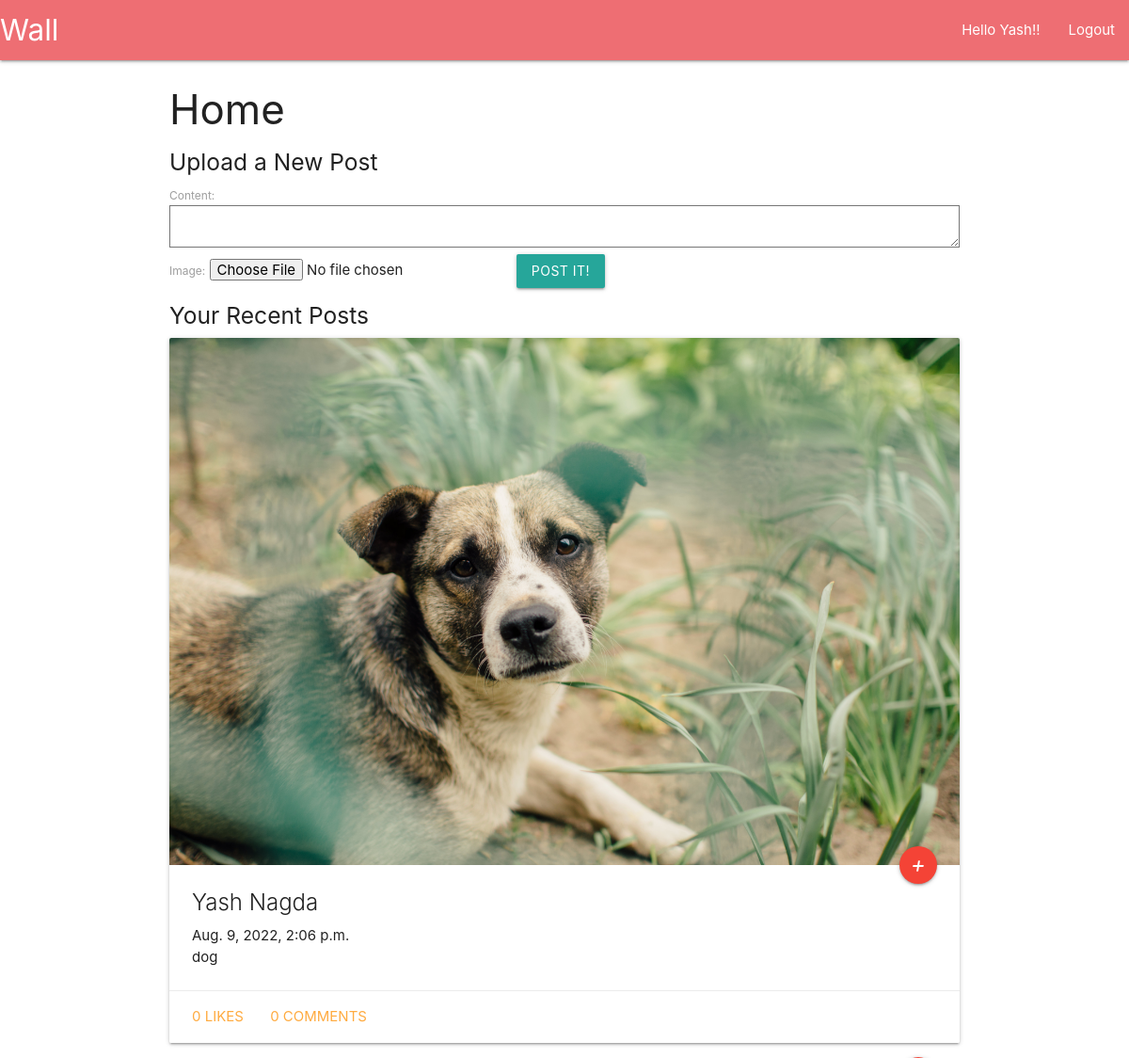
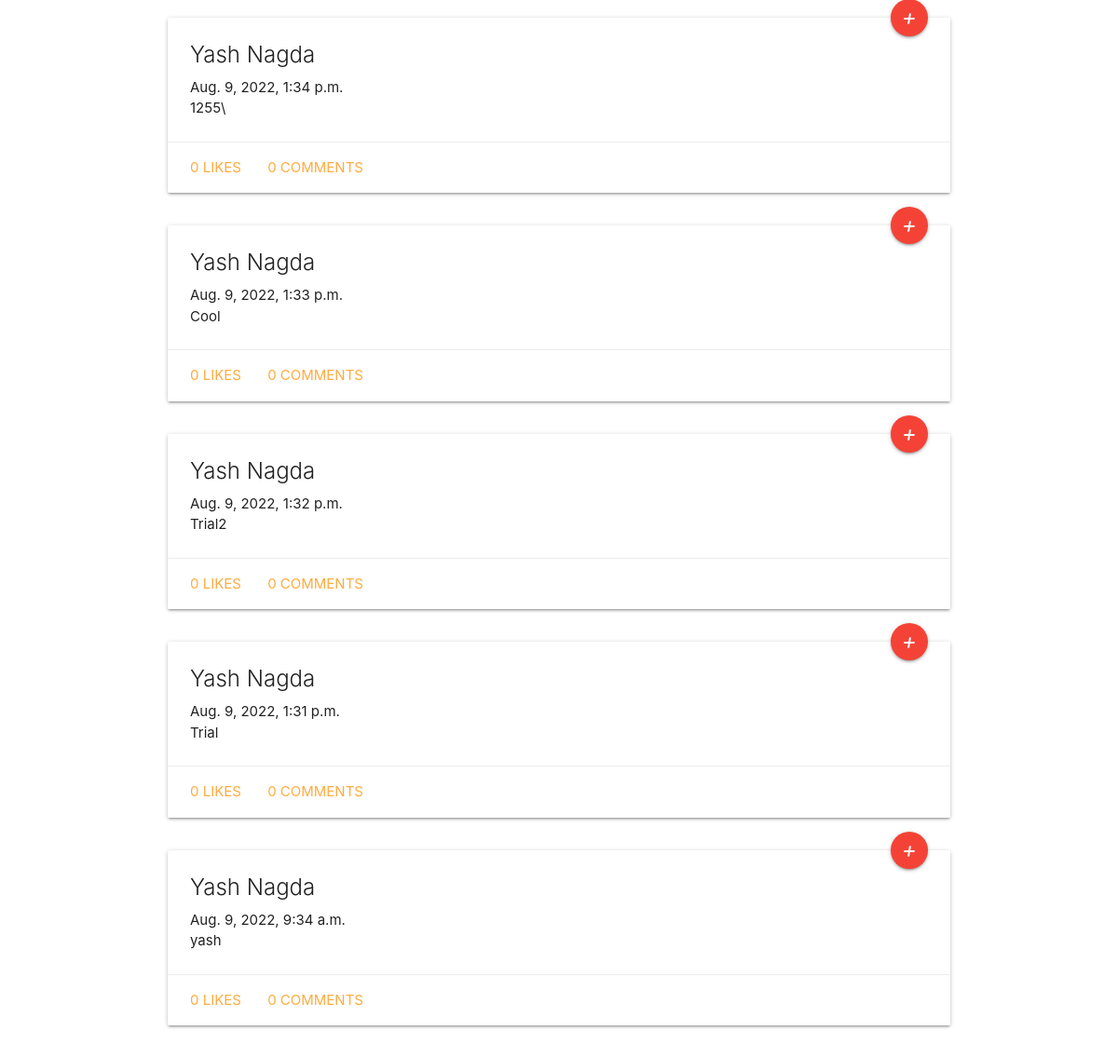
Screenshot of /home/ (signed in) with the database file from the repository (2 pictures, top to bottom).
### social/models.py (models this page shows)
class Post(models.Model):
    user = models.ForeignKey(User, on_delete=models.CASCADE)
    created_at = models.DateTimeField(auto_now=True)
    content = models.TextField()
    image = models.ImageField(blank = True)

### social/views.py (the view)
# urls.py: path('home/',views.Home.as_view()),
class Home(LoginRequiredMixin,ListView):
    context_object_name= 'posts'
    template_name = 'social/home.html'
    login_url = 'auth/login'
    def get_queryset(self):
        return models.Post.objects.filter(user = self.request.user).order_by('-created_at')
    def get_context_data(self, *args, **kwargs):
        data = super().get_context_data(*args, **kwargs)
        data['post_form'] = forms.PostForm()
        return data

### social/forms.py
class PostForm(forms.ModelForm):
    class Meta:
        model = models.Post
        fields = ['content','image']

### templates/social/home.html (shortened to what this page needs)
{% extends 'base.html'%}
{%block content%}
<div class="container">
    <h3> Home </h3>
    <h5> Upload a New Post </h5>
    <form method="post" action="/post/" enctype="multipart/form-data">
        {{ post_form }}
        <button type="submit" class="btn btn-primary"> Post It!</button>
    </form>
    <h5> Your Recent Posts</h5>
    {% for post in posts%}
    <div class="row">
        <div class="col-s6">
            {% include 'social/components/post.html' %}
        </div>
    </div>
    {% endfor %}
</div>
{%endblock%}

### templates/base.html (shortened to what this page needs)
<!DOCTYPE html>
<html lang="en">
    <head>
        <link rel="stylesheet" href="https://cdnjs.cloudflare.com/ajax/libs/materialize/1.0.0/css/materialize.min.css">
    </head>
    <body>
      <nav style="margin-top : 1 rem">
        <div class="nav-wrapper">
          <a href="/" class="brand-logo">Wall  </a>
          <ul id="nav-mobile" class="right hide-on-med-and-down">
            {% if user.is_authenticated%}
                <li><a href="/home">Hello {{request.user.first_name}}!!</a></li>
                <li><a href="/auth/logout">Logout</a></li>
            {% else %}
                <li><a href="/auth/login">Login</a></li>
            {% endif %}
          </ul>
        </div>
      </nav>
        {%block content %}  {% endblock %}
    </body>
</html>

### templates/social/components/post.html (shortened to what this page needs)
<div class="card">
    <div class="card-image">
        {%if post.image%}
            <img src="/media/{{post.image}}" width="10">
        {%endif%}
      <a class="btn-floating halfway-fab waves-effect waves-light red"><i class="material-icons">+</i></a>
    </div>
    <div class="card-content">
      <span class="card-title">{{post.user.first_name}} {{post.user.last_name}}</span>
      <p> {{post.created_at}} </p>
      <p> {{post.content}} </p>
    </div>
    <div class="card-action">
      <a href = "#" onclick="likepost({{post.id}})"> {{post.likes.count}} Likes</a>
      <a class='modal-trigger'href = '#postmodal{{post.id}}'> {{post.comments.count}} Comments</a>
    </div>
  </div>

### rows the page displays
Post: image (picture), user.first_name "Yash", user.last_name "Nagda", created_at "Aug. 9, 2022, 2:06 p.m.", content "dog", likes.count "0", comments.count "0"
Post: user.first_name "Yash", user.last_name "Nagda", created_at "Aug. 9, 2022, 1:34 p.m.", content "1255\\", likes.count "0", comments.count "0"
Post: user.first_name "Yash", user.last_name "Nagda", created_at "Aug. 9, 2022, 1:33 p.m.", content "Cool", likes.count "0", comments.count "0"
Post: user.first_name "Yash", user.last_name "Nagda", created_at "Aug. 9, 2022, 1:32 p.m.", content "Trial2", likes.count "0", comments.count "0"
Post: user.first_name "Yash", user.last_name "Nagda", created_at "Aug. 9, 2022, 1:31 p.m.", content "Trial", likes.count "0", comments.count "0"
Post: user.first_name "Yash", user.last_name "Nagda", created_at "Aug. 9, 2022, 9:34 a.m.", content "yash", likes.count "0", comments.count "0"

### other values shown
{{ request.user.first_name }} "Yash"
